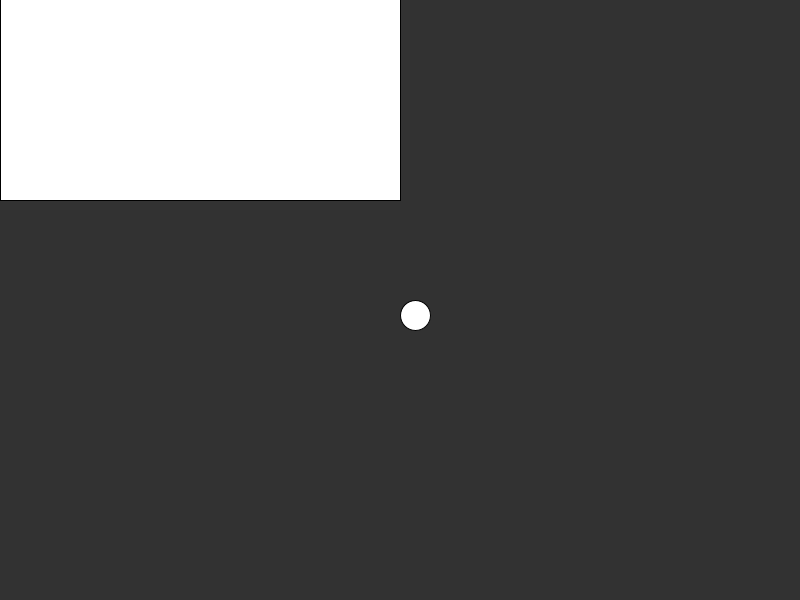
Frame 1 (no input)
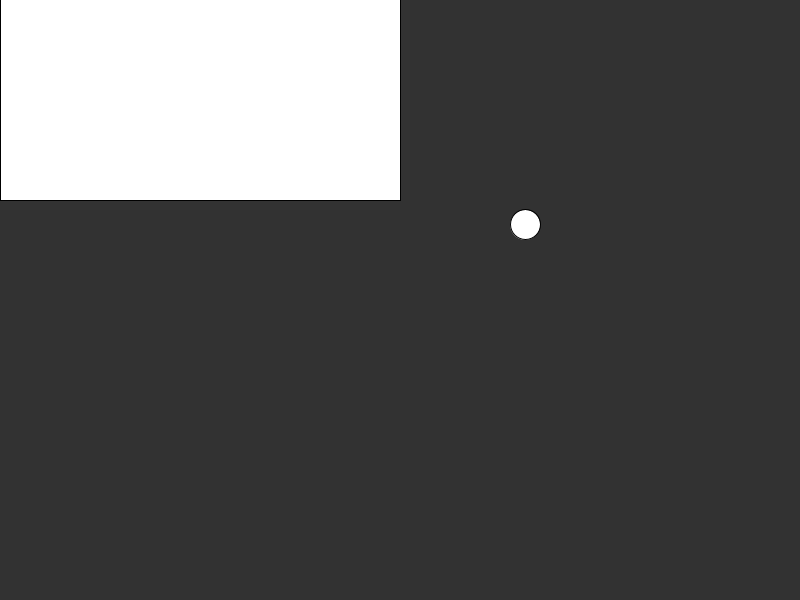
Frame 60 (the mouse pressed at the canvas centre just before this capture)
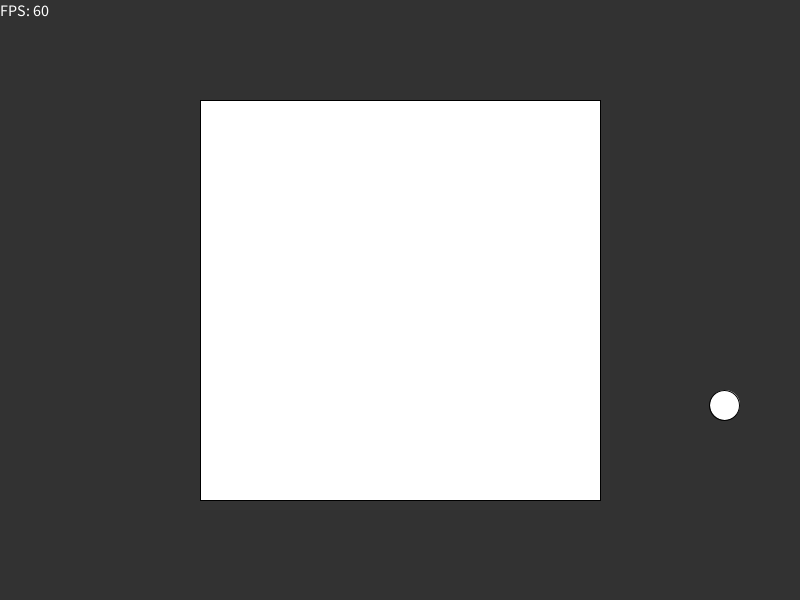
Frame 120 (the mouse held since frame 60 and released just before this capture)

The Processing sketch that drew these frames (run headless with seeded random() and noise(); from frame 60 on, the mouse is pressed at the canvas centre):

// Processing sketch: arkanoid_clone_better_collision
// ── arkanoid_clone_better_collision.pde
interface GameObject {
  float getX();
  void setX(float x);
  float getY();
  void setY(float y);
  float getWidth();
  float getHeight();
}

class Player implements GameObject {
  float x;
  float y;
  float w;
  float h;
  float speed;

  Player(float posX, float posY) {
    this.x = posX;
    this.y = posY;
    this.w = 400;
    this.h = 400;
    this.speed = 0;
  }

  public void draw() {
    rect(x, y, w, h);
  }
  
  float getX() {
    return this.x;
  }
  void setX(float x) {
    this.x = x;
  }
  float getY() {
    return this.y;
  }
  void setY(float y) {
    this.y = y;
  }
  float getWidth() {
    return this.w;
  }
  float getHeight() {
    return this.h;
  }
}

class Ball implements GameObject {
  float x;
  float y;
  float w;
  float h;
  float dx;
  float dy;
  float speed;

  Ball(float posX, float posY) {
    this.x = posX;
    this.y = posY;
    this.w = 30;
    this.h = 30;
    this.dx = 1;
    this.dy = 1;
    this.speed = 600;
  }

  public void draw() {
    ellipseMode(CORNER);
    ellipse(this.x, this.y, this.w, this.h);
  }

  public void changeDirectionX() {
    this.dx *= -1;
  }

  public void changeDirectionY() {
    this.dy *= -1;
  }
  
  float getX() {
    return this.x;
  }
  void setX(float x) {
    this.x = x;
  }
  float getY() {
    return this.y;
  }
  void setY(float y) {
    this.y = y;
  }
  float getWidth() {
    return this.w;
  }
  float getHeight() {
    return this.h;
  }
}

Player player;
Player playerTwo;
Ball ball;
long timeA;
long timeB;
float deltaTime;
PVector[] compass;

void setup() {
  frameRate(60);
  size(800, 600);
  textSize(16);
  fill(255);
  timeA = millis();
  //player = new Player((width / 2) - 50, height - 100);
  player = new Player((width / 2) - 50, height - 100);
  ball = new Ball(width / 2, height / 2);
  
  compass = new PVector[4];
  compass[0] = new PVector(0, -1);  //TOP
  compass[1] = new PVector(0, 1); //BOTTOM
  compass[2] = new PVector(-1, 0); //LEFT
  compass[3] = new PVector(1, 0);  //RIGHT
}

void draw() {
  timeB = millis();
  deltaTime = (timeB - timeA) / 1000.0;
  timeA = timeB;

  player.setX(mouseX - player.w / 2);
  player.setY(mouseY - player.h / 2);

  //if (keyPressed) {
  //  if (key == 'a') {
  //    player.speed = constrain(player.speed - 80, -300, 0);
  //  } else if (key == 'd') {
  //    player.speed = constrain(player.speed + 80, 0, 300);
  //  }
  //} else {
  //  if (player.speed < 0) {
  //    player.speed = constrain(player.speed + 20, -300, 0);
  //  } else if (player.speed > 0) {
  //    player.speed = constrain(player.speed - 20, 0, 300);
  //  }
  //}

  //player.x += player.speed * deltaTime;
  ball.x += ball.dx * ball.speed * deltaTime;
  ball.y += ball.dy * ball.speed * deltaTime;

  checkCollision();

  background(50);
  text("FPS: " + round(frameRate), 0, 16);
  player.draw();
  ball.draw();
}

void checkCollision() {
  //check player collision with window border
  if (player.x < 0) {
    player.x = 0;
    player.speed = 0;
  } else if (player.x + player.getWidth() > width) {
    player.x = width - player.getWidth();
    player.speed = 0;
  }

  //check ball collision with window border
  if (ball.x < 0) {
    ball.changeDirectionX();
    //ball.x += 0.1 * ball.dx;
    ball.x = 0 + 0.01;
  }

  if (ball.x + ball.w > width) {
    ball.changeDirectionX();
    ball.x = width - ball.w - 0.01;
  }

  if (ball.y < 0) {
    ball.changeDirectionY();
    //ball.y += 0.1 * ball.dy;
    ball.y = 0 + 0.01;
  }
  
  if (ball.y + ball.getHeight() > height) {
    ball.changeDirectionY();
    ball.y = height - ball.h - 0.01;
  }

  //check player ball collision
  if (AABB(player, ball)) {
    int side = whichSide(player, ball);
    switch (side) {
      case 0:
        ball.changeDirectionY();
        //ball.y += 0.01 * ball.dy;
        ball.y = player.y - ball.h - 0.01;
        break;
      case 1:
        ball.changeDirectionY();
        //ball.y += 0.01 * ball.dy;
        ball.y = player.y + player.h - 0.01;
        break;
      case 2:
        ball.changeDirectionX();
        //ball.x += 0.01 * ball.dx;
        ball.x = player.x - ball.w - 0.01;
        break;
      case 3:
        ball.changeDirectionX();
        //ball.x += 0.01 * ball.dx;
        ball.x = player.x + player.w - 0.01;
        break;
    }
  } //<>// //<>// //<>// //<>//
}

boolean AABB(GameObject objOne, GameObject objTwo) {
  return objOne.getX() + objOne.getWidth() >= objTwo.getX() &&
         objOne.getX() <= objTwo.getX() + objTwo.getWidth() &&
         objOne.getY() + objOne.getHeight() >= objTwo.getY() &&
         objOne.getY() <= objTwo.getY() + objTwo.getHeight();
}

void resolveCollision(GameObject objOne, GameObject objTwo) {}

int whichSide(GameObject objOne, GameObject objTwo) {
  PVector objOneCenter = new PVector(objOne.getX() + objOne.getWidth() / 2,
                                     objOne.getY() + objOne.getHeight() / 2);
  
  PVector objTwoCenter = new PVector(objTwo.getX() + objTwo.getWidth() / 2,
                                     objTwo.getY() + objTwo.getHeight() / 2);
                                     
  PVector OneTwo = PVector.sub(objTwoCenter, objOneCenter);
  OneTwo = OneTwo.normalize();
  int bestMatch = -1;
  float max = 0;
  for (int i = 0; i < 4; i++) {
    float dotProduct = PVector.dot(compass[i], OneTwo);
    if (dotProduct > max) {
      max = dotProduct;
      bestMatch = i;
    }
  }
  println(bestMatch);
  return bestMatch;
  //if (bestMatch == 0) {
  //  //objTwo.setY(objOne.getY() - objTwo.getHeight());
  //} else if (bestMatch == 1) {
  //  //objTwo.setY(objOne.getY() + objOne.getHeight());
  //} else if (bestMatch == 2) {
  //  //objTwo.setX(objOne.getX() - objTwo.getWidth());
  //} else if (bestMatch == 3) {
  //  //objTwo.setX(objOne.getX() + objOne.getWidth());
  //}
}
